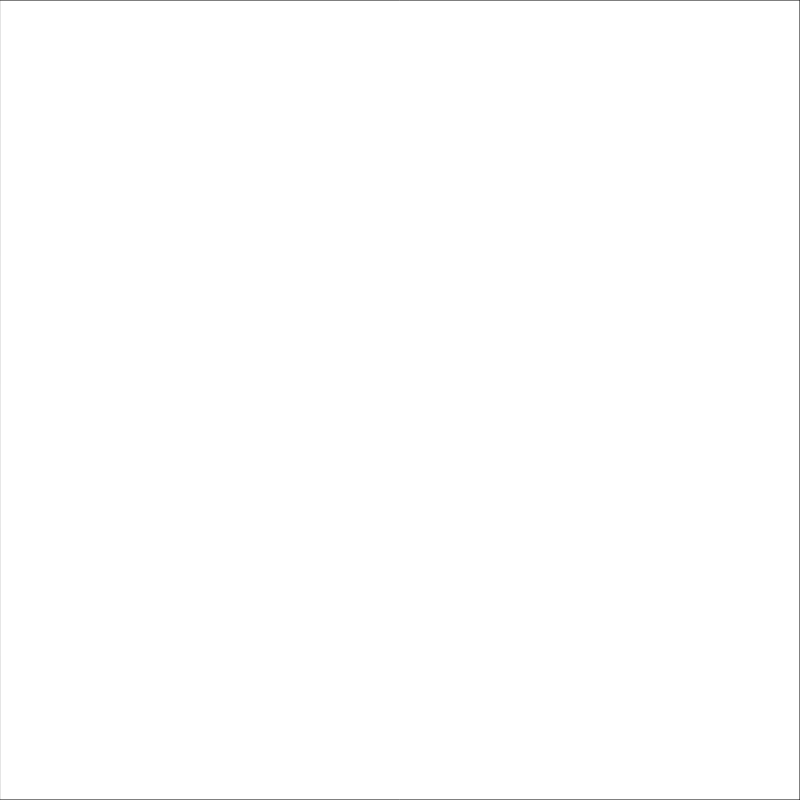
Frame 1 (no input)
Frame 60 (no input): identical to frame 1, image omitted
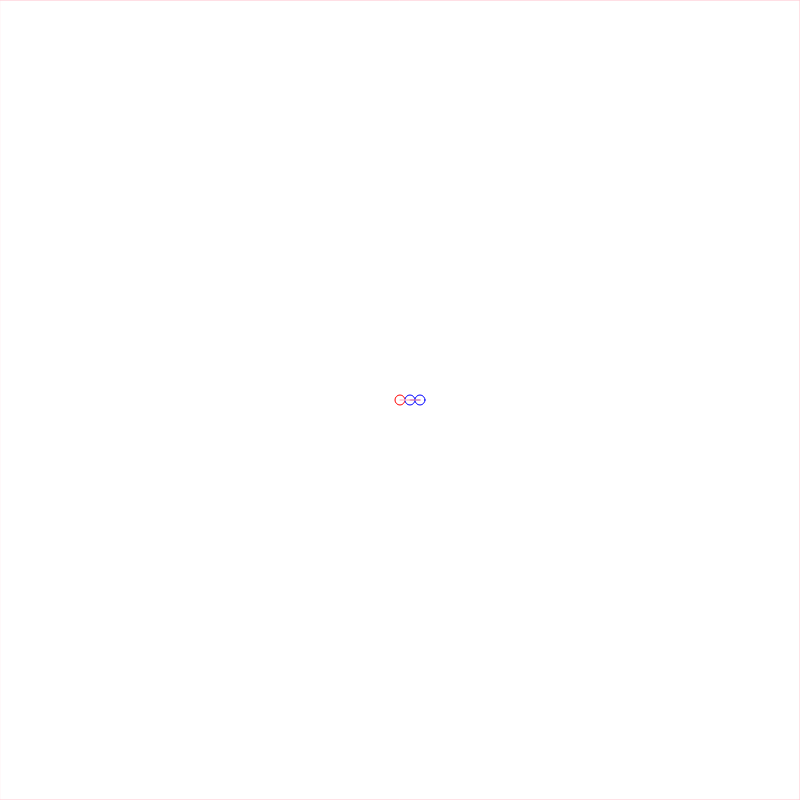
Frame 120 (the mouse pressed at the canvas centre since frame 60)

The p5.js sketch that drew these frames (run headless with seeded random() and noise() and a simulated clock; from frame 60 on, the mouse is pressed at the canvas centre):

// p5.js sketch
// ── sketch.js
var w = 800;
var bps = [];
var pts = [];
var dragging = null;

function setup() {
    createCanvas(w,w);
}

function pt(x,y) {
    this.x = x;
    this.y = y;
}

pt.prototype.distsq = function(other) {
    return (this.x-other.x)*(this.x-other.x)+(this.y-other.y)*(this.y-other.y);
}

function bp(c1,c2,a){
    this.c1 = c1;
    this.c2 = c2;
    this.a = a;
}

bp.prototype.draw = function() {
    bezierVertex(this.c1.x,this.c1.y,this.c2.x,this.c2.y,this.a.x,this.a.y);
}

function mousePressed(){
    for(p of pts) {
	var d = p.distsq(new pt(mouseX,mouseY));
	if (d<40){
	    dragging = p;
	}
    }
    if(dragging!=null)
	return;
    
    var anch = new pt(w/2,w/2)
    var oc2 = new pt(anch.x-10,anch.y);
    if(pts.length>2){
	anch = pts[pts.length-3]
	oc2 = pts[pts.length-1];
    }
    var a = new pt(mouseX,mouseY);
    var c1 = new pt(2*anch.x-oc2.x,2*anch.y-oc2.y);
    var c2 = new pt(c1.x+10,c1.y);
    var b = new bp(c1,c2,a);
    pts.push(a);
    pts.push(c1);
    pts.push(c2);
    bps.push(b);
}

function mouseDragged() {
    if(dragging == null)
	return;
    dragging.x = mouseX;
    dragging.y = mouseY;
}

function mouseReleased() {
    dragging = null;
}

function draw(){
    fill('white');
    rect(0,0,w,w);
    beginShape();
    vertex(w/2,w/2);
    for(b of bps) {
	b.draw();
    }
    endShape();
    var previous = new pt(w/2,w/2);
    for(b of bps) {
	stroke('red');
	ellipse(b.a.x,b.a.y,10,10);
	stroke('blue');
	ellipse(b.c1.x,b.c1.y,10,10);
	ellipse(b.c2.x,b.c2.y,10,10);
	stroke('purple');
	line(b.c1.x,b.c1.y,b.c2.x,b.c2.y);
	stroke('pink');
	line(previous.x,previous.y,b.c1.x,b.c1.y);
	line(b.a.x,b.a.y,b.c2.x,b.c2.y);
	previous = b.a;
    }
}
